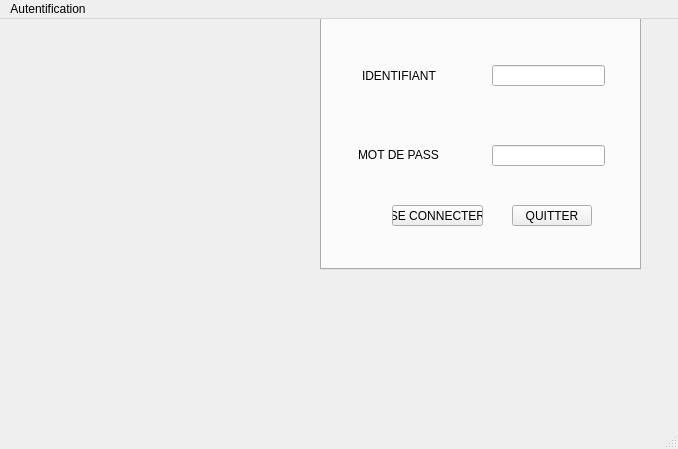
<?xml version="1.0" encoding="UTF-8"?>
<ui version="4.0">
 <class>MainWindow</class>
 <widget class="QMainWindow" name="MainWindow">
  <property name="geometry">
   <rect>
    <x>0</x>
    <y>0</y>
    <width>678</width>
    <height>449</height>
   </rect>
  </property>
  <property name="windowTitle">
   <string>MainWindow</string>
  </property>
  <widget class="QWidget" name="centralwidget">
   <widget class="QTabWidget" name="Autentification">
    <property name="geometry">
     <rect>
      <x>320</x>
      <y>-30</y>
      <width>321</width>
      <height>281</height>
     </rect>
    </property>
    <property name="currentIndex">
     <number>0</number>
    </property>
    <widget class="QWidget" name="tab">
     <attribute name="title">
      <string>Tab 1</string>
     </attribute>
     <widget class="QLabel" name="label">
      <property name="geometry">
       <rect>
        <x>40</x>
        <y>40</y>
        <width>91</width>
        <height>41</height>
       </rect>
      </property>
      <property name="text">
       <string>IDENTIFIANT</string>
      </property>
     </widget>
     <widget class="QLineEdit" name="lineEdit_id">
      <property name="geometry">
       <rect>
        <x>170</x>
        <y>50</y>
        <width>113</width>
        <height>21</height>
       </rect>
      </property>
     </widget>
     <widget class="QLabel" name="label_2">
      <property name="geometry">
       <rect>
        <x>36</x>
        <y>130</y>
        <width>81</width>
        <height>20</height>
       </rect>
      </property>
      <property name="text">
       <string>MOT DE PASSE</string>
      </property>
     </widget>
     <widget class="QLineEdit" name="lineEdit_mdp">
      <property name="geometry">
       <rect>
        <x>170</x>
        <y>130</y>
        <width>113</width>
        <height>21</height>
       </rect>
      </property>
     </widget>
     <widget class="QPushButton" name="pushButton_seconnecter">
      <property name="geometry">
       <rect>
        <x>70</x>
        <y>190</y>
        <width>91</width>
        <height>21</height>
       </rect>
      </property>
      <property name="text">
       <string>SE CONNECTER</string>
      </property>
     </widget>
     <widget class="QPushButton" name="pushButton">
      <property name="geometry">
       <rect>
        <x>190</x>
        <y>190</y>
        <width>80</width>
        <height>21</height>
       </rect>
      </property>
      <property name="text">
       <string>QUITTER</string>
      </property>
     </widget>
    </widget>
    <widget class="QWidget" name="tab_2">
     <attribute name="title">
      <string>Tab 2</string>
     </attribute>
    </widget>
   </widget>
   <widget class="QLabel" name="label_image1">
    <property name="geometry">
     <rect>
      <x>-4</x>
      <y>2</y>
      <width>671</width>
      <height>421</height>
     </rect>
    </property>
    <property name="text">
     <string/>
    </property>
   </widget>
   <widget class="QLabel" name="label_logo4">
    <property name="geometry">
     <rect>
      <x>520</x>
      <y>40</y>
      <width>81</width>
      <height>81</height>
     </rect>
    </property>
    <property name="text">
     <string/>
    </property>
   </widget>
   <zorder>label_image1</zorder>
   <zorder>Autentification</zorder>
   <zorder>label_logo4</zorder>
  </widget>
  <widget class="QMenuBar" name="menubar">
   <property name="geometry">
    <rect>
     <x>0</x>
     <y>0</y>
     <width>678</width>
     <height>20</height>
    </rect>
   </property>
   <widget class="QMenu" name="menuAutentification">
    <property name="title">
     <string>Autentification</string>
    </property>
    <addaction name="separator"/>
   </widget>
   <addaction name="menuAutentification"/>
  </widget>
  <widget class="QStatusBar" name="statusbar"/>
 </widget>
 <resources/>
 <connections/>
</ui>
